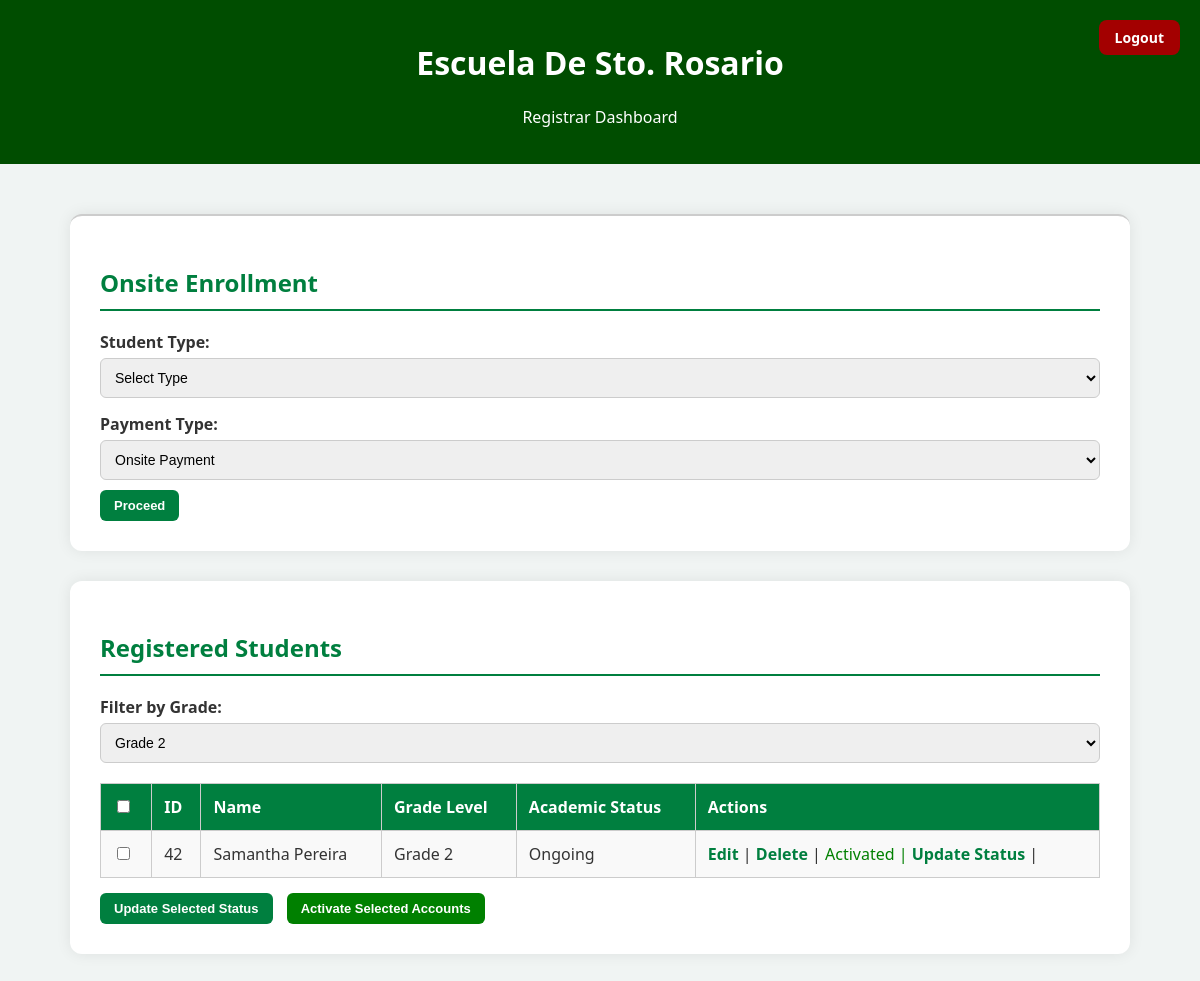
/Registrar/registrar_dashboard.php?grade_filter=Grade 2, run on the app's committed database.
### tables this page shows
CREATE TABLE `students_registration` (
  `id` int(11) NOT NULL,
  `student_number` varchar(50) DEFAULT NULL,
  `year` varchar(50) NOT NULL,
  `course` varchar(50) DEFAULT NULL,
  `lrn` varchar(50) NOT NULL,
  `lastname` varchar(100) NOT NULL,
  `firstname` varchar(100) NOT NULL,
  `middlename` varchar(100) NOT NULL,
  `specaddress` varchar(255) NOT NULL,
  `brgy` varchar(100) NOT NULL,
  `city` varchar(100) NOT NULL,
  `mother` varchar(100) NOT NULL,
  `father` varchar(100) NOT NULL,
  `gname` varchar(100) DEFAULT NULL,
  `sex` varchar(10) NOT NULL,
  `dob` date NOT NULL,
  `religion` varchar(50) NOT NULL,
  `emailaddress` varchar(100) NOT NULL,
  `contactno` varchar(20) NOT NULL,
  `schooltype` varchar(50) NOT NULL,
  `sname` varchar(255) DEFAULT NULL,
  `created_at` timestamp NOT NULL DEFAULT CURRENT_TIMESTAMP,
  `enrollment_status` enum('waiting','enrolled') DEFAULT 'waiting',
  `student_type` varchar(10) DEFAULT NULL,
  `academic_status` varchar(50) NOT NULL DEFAULT '',
  `portal_status` enum('pending','activated') DEFAULT 'pending',
  `section` varchar(100) DEFAULT NULL,
  `adviser` varchar(100) DEFAULT NULL
);

### Registrar/registrar_dashboard.php (the view, shortened to what this page needs)
<?php
include __DIR__ . '/../db_connection.php';
?>
<!DOCTYPE html>
<html lang="en">
<head>
</head>
<body>
<header style="position: relative;">
  <h1>Escuela De Sto. Rosario</h1>
  <p>Registrar Dashboard</p>
  <a href="registrar_login.php" class="logout-btn">Logout</a>
</header>
<?php
$grade_filter = isset($_GET['grade_filter']) ? $_GET['grade_filter'] : '';
if ($grade_filter) {
    $stmt = $conn->prepare("
        SELECT sr.*, sa.email AS emailaddress
        FROM students_registration sr
        LEFT JOIN student_accounts sa ON sr.emailaddress = sa.email
        WHERE sr.enrollment_status = 'enrolled' AND sr.year = ?
    ");
    $stmt->bind_param("s", $grade_filter);
    $stmt->execute();
    $result = $stmt->get_result();
}
?>
<div class="container form-section">
  <h2>Onsite Enrollment</h2>
  <form action="onsite_enrollment.php" method="GET">
      <label for="student_type">Student Type:</label>
      <select id="student_type" name="student_type" required>
          <option value="">Select Type</option>
      </select>
      <div id="paymentTypeField" style="display:block; margin-top:10px;">
          <label for="payment_type">Payment Type:</label>
          <select id="payment_type" name="payment_type">
              <option value="onsite">Onsite Payment</option>
          </select>
      </div>
      <input type="submit" value="Proceed">
  </form>
</div>
<div class="container">
<h2>Registered Students</h2>
<form method="GET" style="margin-bottom:20px;">
    <label for="grade_filter"><b>Filter by Grade:</b></label>
    <select name="grade_filter" id="grade_filter" onchange="this.form.submit()">
        <?php
        $grades = ["Preschool","Kinder 1","Kinder 2",
                   "Grade 1","Grade 2","Grade 3","Grade 4","Grade 5","Grade 6",
                   "Grade 7","Grade 8","Grade 9","Grade 10",
                   "Grade 11","Grade 12"];
        foreach ($grades as $g) {
            $sel = ($grade_filter === $g) ? 'selected' : '';
            echo "<option value=\"$g\" $sel>$g</option>";
        }
        ?>
    </select>
</form>
<form method="POST" action="bulk_promote.php">
<?php if ($result && $result->num_rows > 0): ?>
<table>
<tr>
    <th><input type="checkbox" id="checkAll"></th>
    <th>ID</th>
    <th>Name</th>
    <th>Grade Level</th>
    <th>Academic Status</th>
    <th>Actions</th>
</tr>
<?php while ($row = $result->fetch_assoc()): ?>
<tr>
    <td>
        <input type="checkbox" name="student_ids[]" value="<?= $row['id'] ?>">
    </td>
    <td><?= $row['id'] ?></td>
    <td><?= htmlspecialchars($row['firstname'] . ' ' . $row['lastname']) ?></td>
    <td><?= htmlspecialchars($row['year']) ?></td>
    <td>
        <?php
        if ($row['year'] === 'Grade 12' && $row['academic_status'] === 'Passed') {
            echo '<span class="badge bg-success">Graduated</span>';
        } else {
            echo !empty($row['academic_status']) ? htmlspecialchars($row['academic_status']) : 'Ongoing';
        }
        ?>
    </td>
    <td>
    <?php if ($row['academic_status'] === 'Graduated'): ?>
        <a href="edit_student.php?id=<?= $row['id'] ?>">Edit</a> |
        <a href="archive_student.php?id=<?= $row['id'] ?>" onclick="return confirm('Archive this student?')">Archive</a> |
        <span id="portal-status-<?= $row['id'] ?>" class="status-label"
              style="color:<?= ($row['portal_status'] === 'activated') ? 'green' : 'red' ?>">
            <?= ($row['portal_status'] === 'activated') ? 'Activated' : 'Not Activated' ?>
        </span>
    <?php else: ?>
        <a href="edit_student.php?id=<?= $row['id'] ?>">Edit</a> |
        <a href="delete_student.php?id=<?= $row['id'] ?>" onclick="return confirm('Are you sure?')">Delete</a> |
        <span id="portal-status-<?= $row['id'] ?>" class="status-label"
              style="color:<?= ($row['portal_status'] === 'activated') ? 'green' : 'red' ?>">
            <?= ($row['portal_status'] === 'activated') ? 'Activated' : 'Not Activated' ?> |
        </span>
        <a href="update_student_status.php?id=<?= $row['id'] ?>">Update Status</a> |
    <?php endif; ?>
</td>
<?php endwhile; ?>
</table>
<input type="submit" value="Update Selected Status" style="margin-top:15px;">
<button type="button" id="bulkActivateBtn" style="margin-left:10px; background-color:#008000; color:white;">
  Activate Selected Accounts
</button>
</form>
<?php else: ?>
<p>No enrolled students found.</p>
<?php endif; ?>
</div>
</body>
</html>

### Registrar/registrar_dashboard.php (style rules this page uses)
body { font-family: 'Segoe UI', Tahoma, Geneva, Verdana, sans-serif; background-color: #f0f4f3; margin: 0; padding: 0; color: #333; }
.container { width: 90%; max-width: 1000px; margin: 30px auto; background: white; padding: 30px; border-radius: 12px; box-shadow: 0 0 15px rgba(0, 0, 0, 0.08); }
h2 { color: #007f3f; border-bottom: 2px solid #007f3f; padding-bottom: 10px; }
table { width: 100%; border-collapse: collapse; margin-top: 20px; }
table, th, td { border: 1px solid #ccc; }
th, td { padding: 12px; text-align: left; }
th { background-color: #007f3f; color: white; }
tr:nth-child(even) { background-color: #f9f9f9; }
a { color: #007f3f; text-decoration: none; font-weight: bold; }
label { display: block; margin-top: 15px; font-weight: bold; }
input[type="text"], textarea, select { width: 100%; padding: 10px; margin-top: 5px; border: 1px solid #ccc; border-radius: 6px; font-size: 14px; }
header { background-color: #004d00; color: white; text-align: center; padding: 20px 0; position: relative; }
.logout-btn { position: absolute; top: 20px; right: 20px; background-color: #a30000; color: white; border: none; padding: 8px 16px; border-radius: 8px; font-weight: bold; cursor: pointer; transition: background-color 0.3s ease; text-decoration: none; font-size: 14px; }
input[type="submit"], button { margin-top: 10px; background-color: #007f3f; color: white; padding: 8px 14px; border: none; border-radius: 6px; font-weight: bold; cursor: pointer; transition: background-color 0.3s ease; font-size: 13px; }
.form-section { margin-top: 50px; border-top: 2px solid #ccc; padding-top: 30px; }

### data on the page
students_registration: id "42", firstname+lastname "Samantha Pereira", year "Grade 2", academic_status "Ongoing", portal_status "Activated"

### other printed values
form field grade_filter "Grade 2"
